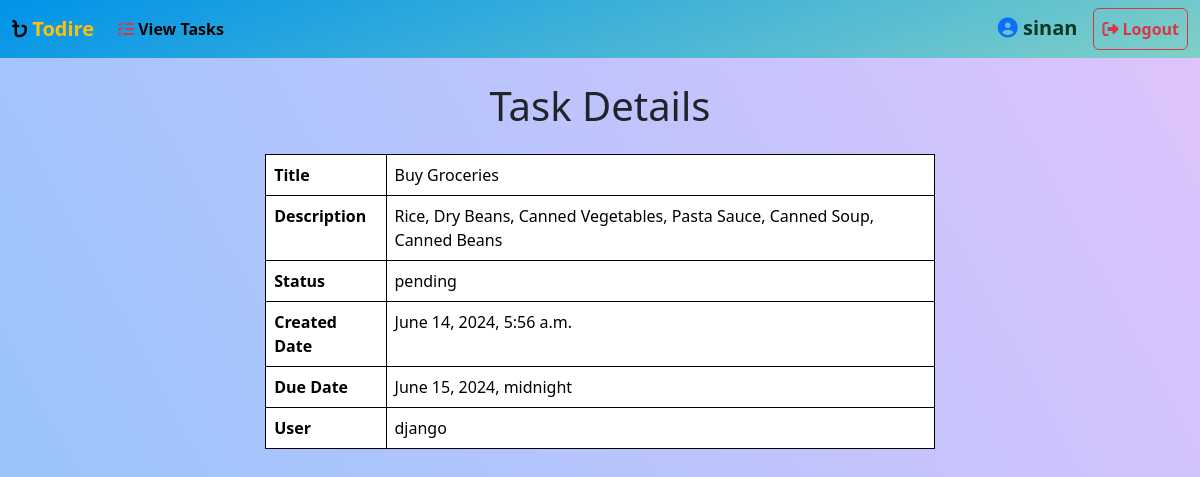
The page /tasks/17/ (signed in) on the database its author committed.
### task/models.py (models this page shows, shortened)
class Task(models.Model):
    title = models.CharField(max_length=200)
    options = (
        ('pending','Pending'),
        ('in_progress', 'In Progress'),
        ('completed','Completed'),
    )
    status = models.CharField(max_length=200,choices=options,default='pending')
    description = models.TextField()
    created_date = models.DateTimeField(auto_now_add=True)
    due_date = models.DateTimeField(null=True, blank=True)
    user_object = models.ForeignKey(User,on_delete=models.CASCADE)

### task/views.py (the view)
# urls.py: path('tasks/<int:pk>/', views.TaskDetailView.as_view(), name='task-detail'),  # URL for viewing a specific task's details
@method_decorator(decorator, name='dispatch')
class TaskDetailView(View):
    def get(self,request,*args,**kwargs):
        id = kwargs.get('pk')
        qs = Task.objects.get(id=id)
        return render(request,"task_detail.html",{"data":qs})

### task/decorator.py (called while the page is built)
def signin_required(fn):
    def wrapper(request,*args,**kwargs):
        if not request.user.is_authenticated:
            messages.error(request,"Invalid Session")
            return redirect("signin")
        else:
            return fn(request,*args,**kwargs)
    return wrapper

### task/templates/task_detail.html (shortened to what this page needs)
<!DOCTYPE html>
{% load static %}
<html lang="en">
<head>
  <link href="https://cdn.jsdelivr.net/npm/bootstrap@5.3.2/dist/css/bootstrap.min.css" rel="stylesheet"
>
  <link rel="stylesheet" href="{% static 'css/task_list.css' %}">
  <link rel="stylesheet" href="{% static 'css/task_detail.css' %}">
</head>
<body>
  <nav class="navbar navbar-expand-lg bg-body-tertiary">
    <div class="container-fluid">
      <a class="navbar-brand text-warning fw-bolder"><i class="fa-solid fa-bangladeshi-taka-sign text-black"></i>
        <b>Todire</b></a>
      <div class="navbar-nav">
        <a class="nav-link active fw-bolder" href="{%url 'task-list'%}"><i
            class="fa-solid fa-list-check text-danger"></i> View Tasks</a>
      </div>
      <div class="collapse navbar-collapse d-flex justify-content-end" id="navbarNavAltMarkup">
        <div class="navbar-nav">
          <a class="navbar-brand text-success-emphasis fw-bolder" href="#"><i
              class="fa-solid fa-circle-user text-primary"></i>
            {{ request.user }}</a>
          <a class="btn btn-light nav-link fw-bolder btn-logout" href="{% url 'signout' %}"><i
              class="fa-solid fa-right-from-bracket"></i> <b>Logout</b></a>
        </div>
      </div>
    </div>
  </nav>
  <div class="container">
    <h1 class="text-center my-4">Task Details</h1>
    <table class="table border border-secondary" style="width: 60%; margin: 0 auto;">
      <tbody>
        <tr>
          <th>Title</th>
          <td>{{ data.title }}</td>
        </tr>
        <tr>
          <th>Description</th>
          <td>{{ data.description }}</td>
        </tr>
        <tr>
          <th>Status</th>
          <td>{{ data.status }}</td>
        </tr>
        <tr>
          <th>Created Date</th>
          <td>{{ data.created_date}}</td>
        </tr>
        <tr>
          <th>Due Date</th>
          <td>{{ data.due_date }}</td>
        </tr>
        <tr>
          <th>User</th>
          <td>{{ data.user_object }}</td>
        </tr>
      </tbody>
    </table>
  </div>
</body>
</html>

### task/static/css/task_list.css (style rules this page uses)
.navbar { background-color: #0093E9; background-image: linear-gradient(160deg, #0093E9 0%, #80D0C7 100%); }
body { background-color: #8EC5FC; background-image: linear-gradient(62deg, #8EC5FC 0%, #E0C3FC 100%); background-repeat: no-repeat; background-size: 100% 900px; }
.btn-logout { color: #dc3545 !important; border: 1px solid #dc3545 !important; }

### task/static/css/task_detail.css (style rules this page uses)
table, th, td { border: 1px solid black; }
table { margin-left: 400px; }

### rows shown on the page
Task: title "Buy Groceries", description "Rice, Dry Beans, Canned Vegetables, Pasta Sauce, Canned Soup, Canned Beans", status "pending", created_date "June 14, 2024, 5:56 a.m.", due_date "June 15, 2024, midnight", user_object "django"

### other values the page prints
{{ request.user }} "sinan"
